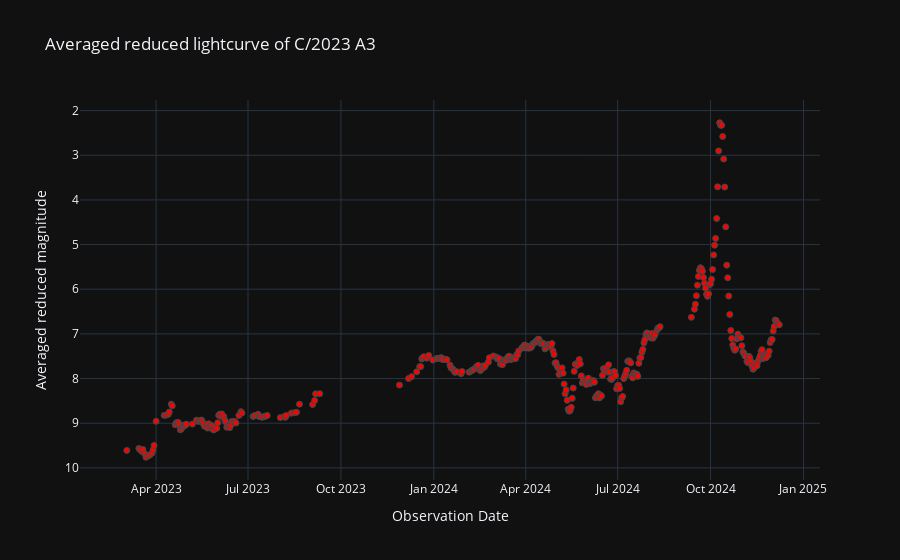

Notebook code cell kept with this figure:
### Code cell
generar_grafica('4', nombre_del_cometa, curva_de_luz_interna_df)

### Figure 1 — Plotly figure (JSON) as saved in the notebook; plotly's stock layout.template omitted (floating-point values rounded to 4 significant figures; data arrays with more than 128 entries replaced by an {"elided": "..."} marker saying what was removed)
{"data": [{"hovertemplate": "Observation Date=%{x}<br>Averaged reduced magnitude=%{y}<extra></extra>", "legendgroup": "", "marker": {"color": "red", "line": {"color": "DarkSlateGrey", "width": 1}, "size": 6, "symbol": "circle"}, "mode": "markers", "name": "", "orientation": "v", "showlegend": false, "type": "scatter", "x": {"elided": "387 str values"}, "xaxis": "x", "y": {"elided": "387 float values"}, "yaxis": "y"}], "layout": {"legend": {"tracegroupgap": 0}, "title": {"text": "Averaged reduced lightcurve of C/2023 A3"}, "xaxis": {"anchor": "y", "domain": [0, 1], "title": {"text": "Observation Date"}}, "yaxis": {"anchor": "x", "autorange": "reversed", "domain": [0, 1], "title": {"text": "Averaged reduced magnitude"}}}}
